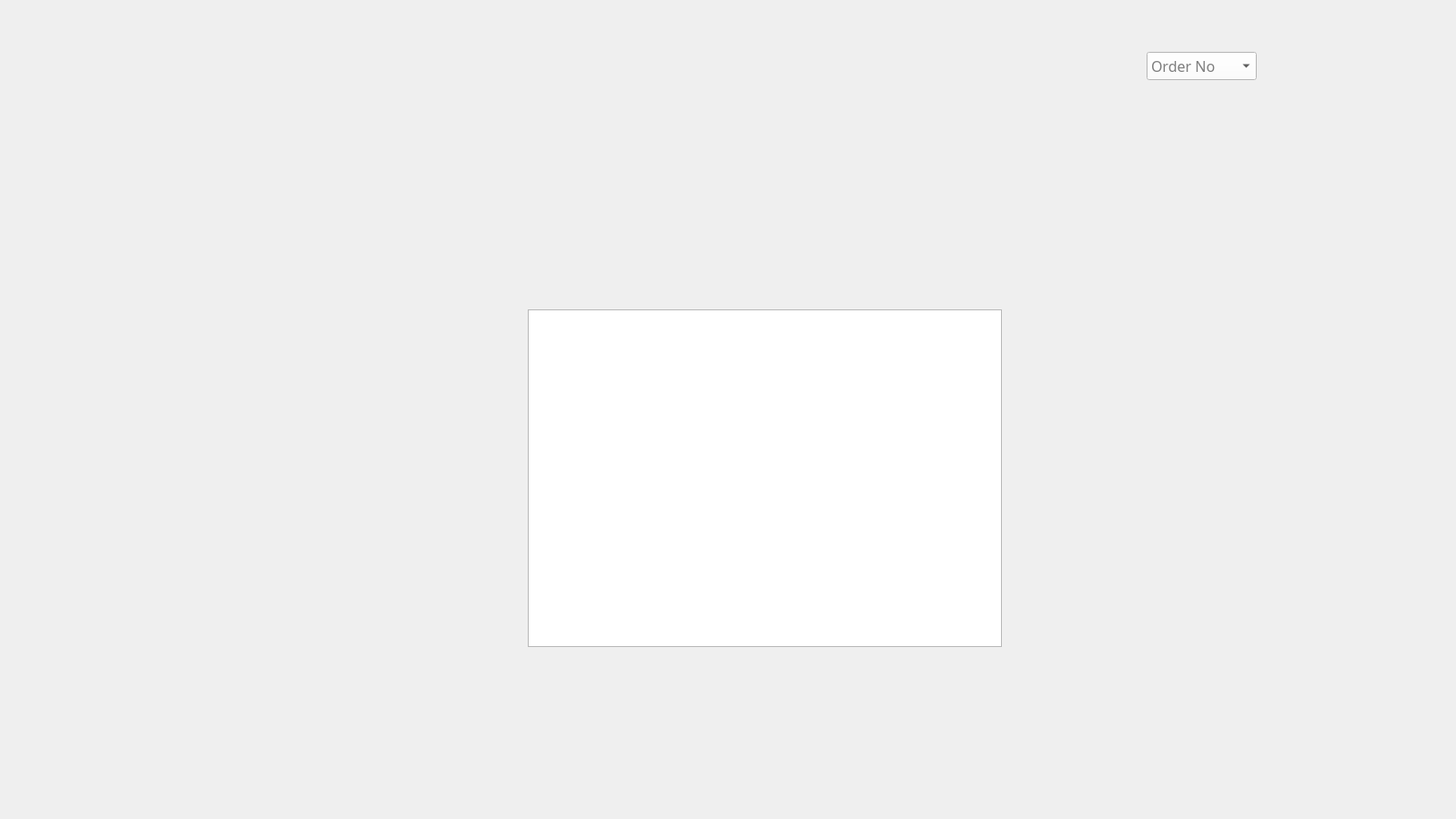
<?xml version="1.0" encoding="UTF-8"?>
<ui version="4.0">
 <class>ordertrakingwindow</class>
 <widget class="QWidget" name="ordertrakingwindow">
  <property name="geometry">
   <rect>
    <x>0</x>
    <y>0</y>
    <width>1600</width>
    <height>900</height>
   </rect>
  </property>
  <property name="windowTitle">
   <string>Form</string>
  </property>
  <widget class="QTableWidget" name="tableWidget">
   <property name="geometry">
    <rect>
     <x>580</x>
     <y>340</y>
     <width>521</width>
     <height>371</height>
    </rect>
   </property>
  </widget>
  <widget class="QComboBox" name="comboBox_orderNo">
   <property name="geometry">
    <rect>
     <x>1260</x>
     <y>57</y>
     <width>121</width>
     <height>31</height>
    </rect>
   </property>
   <property name="font">
    <font>
     <family>Arial Rounded MT Bold</family>
     <pointsize>12</pointsize>
    </font>
   </property>
   <property name="styleSheet">
    <string notr="true">background-color:white; color:#000000;</string>
   </property>
   <property name="placeholderText">
    <string>Order No</string>
   </property>
  </widget>
  <widget class="QPushButton" name="pushButton">
   <property name="geometry">
    <rect>
     <x>1283</x>
     <y>162</y>
     <width>117</width>
     <height>61</height>
    </rect>
   </property>
   <property name="styleSheet">
    <string notr="true">#pushButton {
    background-color: transparent; /* Fully transparent background */
    border: none; /* No visible border */
    border-radius: 50%; /* Circular button */
    width: 50px; /* Fixed width */
    height: 50px; /* Fixed height */
}

#pushButton:hover {
    background-color: rgba(255, 0, 0, 0.1); /* Slight red tint on hover */
}

#pushButton:pressed {
    background-color: rgba(255, 0, 0, 0.2); /* Slightly brighter red tint on click */
}</string>
   </property>
   <property name="text">
    <string/>
   </property>
   <property name="flat">
    <bool>true</bool>
   </property>
  </widget>
  <widget class="QPushButton" name="pushButton_2">
   <property name="geometry">
    <rect>
     <x>100</x>
     <y>60</y>
     <width>41</width>
     <height>41</height>
    </rect>
   </property>
   <property name="styleSheet">
    <string notr="true">#pushButton_2 {
    background-color: transparent; /* Fully transparent background */
    border: none; /* No visible border */
    border-radius: 50%; /* Circular button */
    width: 50px; /* Fixed width */
    height: 50px; /* Fixed height */
}

#pushButton_2:hover {
    background-color: rgba(255, 0, 0, 0.1); /* Slight red tint on hover */
}

#pushButton_2:pressed {
    background-color: rgba(255, 0, 0, 0.2); /* Slightly brighter red tint on click */
}</string>
   </property>
   <property name="text">
    <string/>
   </property>
   <property name="flat">
    <bool>true</bool>
   </property>
  </widget>
  <widget class="QLabel" name="frontend">
   <property name="geometry">
    <rect>
     <x>0</x>
     <y>0</y>
     <width>1600</width>
     <height>900</height>
    </rect>
   </property>
   <property name="styleSheet">
    <string notr="true">QLabel {
    background-image: url(:/new/prefix1/background/ordertrakingwindow.png);
    background-repeat: no-repeat;
    background-position: center;
    width: 100%;
    height: 100%;
}</string>
   </property>
   <property name="text">
    <string/>
   </property>
  </widget>
  <zorder>frontend</zorder>
  <zorder>tableWidget</zorder>
  <zorder>comboBox_orderNo</zorder>
  <zorder>pushButton</zorder>
  <zorder>pushButton_2</zorder>
 </widget>
 <resources/>
 <connections/>
</ui>
